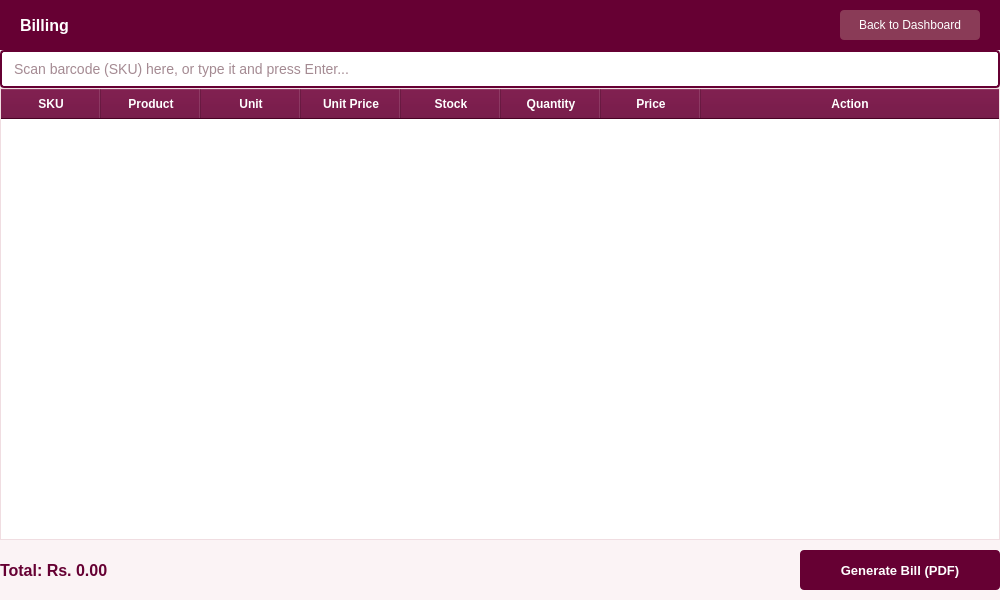
<?xml version="1.0" encoding="UTF-8"?>
<ui version="4.0">
 <class>Billing</class>
 <widget class="QMainWindow" name="Billing">
  <property name="geometry">
   <rect>
    <x>0</x>
    <y>0</y>
    <width>1000</width>
    <height>600</height>
   </rect>
  </property>
  <property name="windowTitle">
   <string>Billing</string>
  </property>
  <widget class="QWidget" name="centralwidget">
   <property name="styleSheet">
    <string notr="true">QWidget#centralwidget { background-color: #fbf3f5; }</string>
   </property>
   <layout class="QVBoxLayout" name="rootLayout">
    <property name="spacing">
     <number>0</number>
    </property>
    <property name="leftMargin">
     <number>0</number>
    </property>
    <property name="topMargin">
     <number>0</number>
    </property>
    <property name="rightMargin">
     <number>0</number>
    </property>
    <property name="bottomMargin">
     <number>0</number>
    </property>
    <item>
     <widget class="QFrame" name="topbarFrame">
      <property name="minimumSize">
       <size>
        <width>0</width>
        <height>50</height>
       </size>
      </property>
      <property name="maximumSize">
       <size>
        <width>16777215</width>
        <height>50</height>
       </size>
      </property>
      <property name="styleSheet">
       <string notr="true">QFrame#topbarFrame { background-color: #660033; }</string>
      </property>
      <layout class="QHBoxLayout" name="topbarLayout">
       <property name="leftMargin">
        <number>20</number>
       </property>
       <property name="topMargin">
        <number>0</number>
       </property>
       <property name="rightMargin">
        <number>20</number>
       </property>
       <property name="bottomMargin">
        <number>0</number>
       </property>
       <item>
        <widget class="QLabel" name="billingTitleLabel">
         <property name="styleSheet">
          <string notr="true">QLabel { color: white; font-size: 16px; font-weight: bold; background: transparent; }</string>
         </property>
         <property name="text">
          <string>Billing</string>
         </property>
        </widget>
       </item>
       <item>
        <spacer name="topbarSpacer">
         <property name="orientation">
          <enum>Qt::Orientation::Horizontal</enum>
         </property>
         <property name="sizeHint" stdset="0">
          <size>
           <width>40</width>
           <height>20</height>
          </size>
         </property>
        </spacer>
       </item>
       <item>
        <widget class="QPushButton" name="btnBackToDashboard">
         <property name="minimumSize">
          <size>
           <width>140</width>
           <height>30</height>
          </size>
         </property>
         <property name="cursor">
          <cursorShape>PointingHandCursor</cursorShape>
         </property>
         <property name="styleSheet">
          <string notr="true">QPushButton { background-color: #8a3b57; color: white; border-radius: 4px; font-size: 12px; } QPushButton:hover { background-color: #6d2e45; }</string>
         </property>
         <property name="text">
          <string>Back to Dashboard</string>
         </property>
        </widget>
       </item>
      </layout>
     </widget>
    </item>
    <item>
     <widget class="QLineEdit" name="barcodeInput">
      <property name="minimumSize">
       <size>
        <width>0</width>
        <height>38</height>
       </size>
      </property>
      <property name="styleSheet">
       <string notr="true">QLineEdit { border: 2px solid #660033; border-radius: 4px; padding: 5px 10px; font-size: 14px; color: #4a1626; background-color: #ffffff; }</string>
      </property>
      <property name="placeholderText">
       <string>Scan barcode (SKU) here, or type it and press Enter...</string>
      </property>
     </widget>
    </item>
    <item>
     <widget class="QTableWidget" name="billTable">
      <property name="sizePolicy">
       <sizepolicy hsizetype="Expanding" vsizetype="Expanding">
        <horstretch>0</horstretch>
        <verstretch>1</verstretch>
       </sizepolicy>
      </property>
      <property name="styleSheet">
       <string notr="true">QTableWidget { background-color: #ffffff; border: 1px solid #f0dde1; gridline-color: #f6ebee; font-size: 13px; color: #4a1626; } QHeaderView::section { background-color: #660033; color: white; padding: 6px; font-weight: bold; }</string>
      </property>
      <attribute name="horizontalHeaderStretchLastSection">
       <bool>true</bool>
      </attribute>
      <column>
       <property name="text">
        <string>SKU</string>
       </property>
      </column>
      <column>
       <property name="text">
        <string>Product</string>
       </property>
      </column>
      <column>
       <property name="text">
        <string>Unit</string>
       </property>
      </column>
      <column>
       <property name="text">
        <string>Unit Price</string>
       </property>
      </column>
      <column>
       <property name="text">
        <string>Stock</string>
       </property>
      </column>
      <column>
       <property name="text">
        <string>Quantity</string>
       </property>
      </column>
      <column>
       <property name="text">
        <string>Price</string>
       </property>
      </column>
      <column>
       <property name="text">
        <string>Action</string>
       </property>
      </column>
     </widget>
    </item>
    <item>
     <layout class="QHBoxLayout" name="footerLayout">
      <property name="leftMargin">
       <number>0</number>
      </property>
      <property name="topMargin">
       <number>10</number>
      </property>
      <property name="rightMargin">
       <number>0</number>
      </property>
      <property name="bottomMargin">
       <number>10</number>
      </property>
      <item>
       <widget class="QLabel" name="totalLabel">
        <property name="styleSheet">
         <string notr="true">QLabel { color: #660033; font-size: 16px; font-weight: bold; background: transparent; }</string>
        </property>
        <property name="text">
         <string>Total: Rs. 0.00</string>
        </property>
       </widget>
      </item>
      <item>
       <spacer name="footerSpacer">
        <property name="orientation">
         <enum>Qt::Orientation::Horizontal</enum>
        </property>
        <property name="sizeHint" stdset="0">
         <size>
          <width>40</width>
          <height>20</height>
         </size>
        </property>
       </spacer>
      </item>
      <item>
       <widget class="QPushButton" name="btnGenerateBill">
        <property name="minimumSize">
         <size>
          <width>200</width>
          <height>40</height>
         </size>
        </property>
        <property name="cursor">
         <cursorShape>PointingHandCursor</cursorShape>
        </property>
        <property name="styleSheet">
         <string notr="true">QPushButton { background-color: #660033; color: white; border-radius: 4px; font-size: 13px; font-weight: bold; } QPushButton:hover { background-color: #4d0026; } QPushButton:pressed { background-color: #38001b; }</string>
        </property>
        <property name="text">
         <string>Generate Bill (PDF)</string>
        </property>
       </widget>
      </item>
     </layout>
    </item>
   </layout>
  </widget>
 </widget>
 <resources/>
 <connections/>
</ui>
